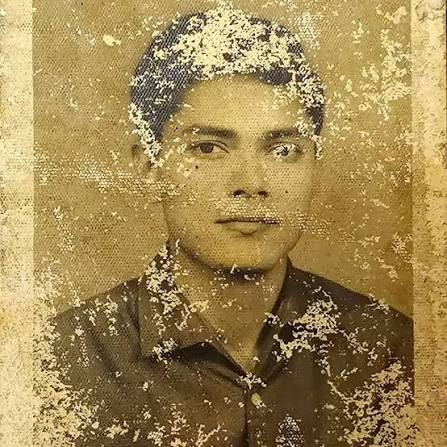
#> input picture test demos/teared.jpg, 447 x 447 px
$ python probe_damage_components.py '../test demos/teared.jpg'
#> lines starting #> are read from the running program, lines starting #| are printed output that depends on the picture; after the words box and inside, x2 and y2 are one past the last pixel; in counts of white or black regions, pixels touching at a corner belong together
"""
probe_damage_components.py — Characterise the connected components that
QualityAnalyzer counts as "damage", to separate impulse noise from real damage.

Real damage (tears, scratches, emulsion loss) forms a few large, spatially
clustered components. Impulse/film noise forms thousands of tiny components
spread uniformly over the whole frame. This probe prints the statistics that
tell the two apart.

Usage:
    PYTHONPATH=backend "C:/Program Files/Python312/python.exe" \
        scripts/probe_damage_components.py [image ...]
"""

from __future__ import annotations

import sys
from pathlib import Path

import cv2
import numpy as np

ROOT = Path(__file__).resolve().parents[1]
DEFAULT_IMAGES = [
    ROOT / "test_artifacts" / "sources" / "noise.jpg",
    ROOT / "test_artifacts" / "sources" / "teared.jpg",
]


def probe(path: Path) -> None:
    bgr = cv2.imread(str(path), cv2.IMREAD_COLOR)
#> bgr is the input picture: shape (447, 447, 3); mean B, G, R 84.1, 136.9, 161.6
    if bgr is None:
        print(f"!! cannot read {path}")
        return
    rgb = cv2.cvtColor(bgr, cv2.COLOR_BGR2RGB)
    h, w = rgb.shape[:2]
#> h = 447; w = 447
    gray = cv2.cvtColor(rgb, cv2.COLOR_RGB2GRAY)
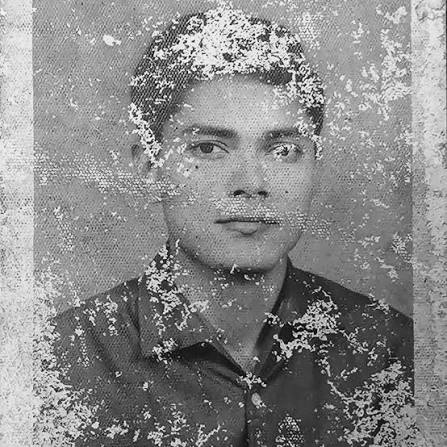
#> gray: shape (447, 447); min 1, max 253, mean 138.3

    # Mirror QualityAnalyzer.analyze's damage estimation exactly.
    k_size = max(15, min(31, int(max(h, w) * 0.02))) | 1
#> k_size = 15
    kernel = cv2.getStructuringElement(cv2.MORPH_ELLIPSE, (k_size, k_size))
    tophat = cv2.morphologyEx(cv2.medianBlur(gray, 3), cv2.MORPH_TOPHAT, kernel)
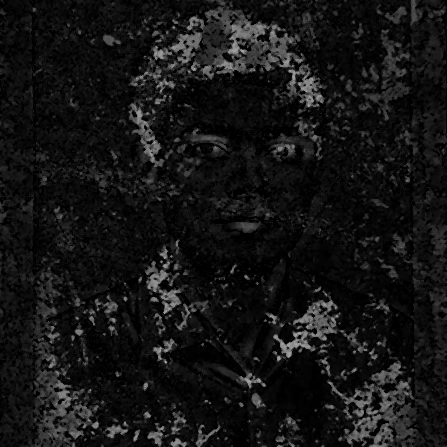
#> tophat: shape (447, 447); min 0, max 166, mean 20.3
    tophat_f = tophat.astype(np.float32)
    thr = max(28.0, float(np.mean(tophat_f) + 2.5 * np.std(tophat_f)))
#> thr = 84.85
    bright = (tophat >= thr).astype(np.uint8) * 255
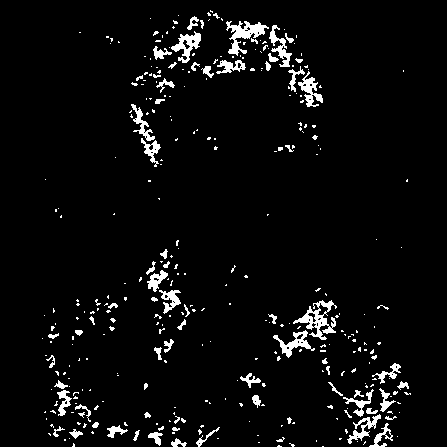
#> bright: shape (447, 447); 4.6% white; 343 white regions (268 under 20 px), largest, box (x1, y1, x2, y2) and area: (293, 300, 337, 340) 622, (226, 21, 269, 56) 579, (171, 31, 201, 63) 398

    min_area = max(4, int(h * w * 0.00025))
#> min_area = 49
    max_area = max(min_area + 1, int(h * w * 0.35))
#> max_area = 69933
    n, labels, stats, cents = cv2.connectedComponentsWithStats(bright, connectivity=8)
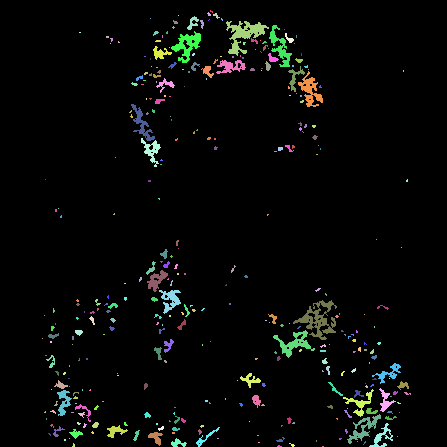
#> labels: shape (447, 447) int32; 344 distinct labels, from 0 to 343; one colour per label, 0 black
#> n = 344; stats = 344 rows, first 6: [0, 0, 447, 447, 190617], [210, 10, 3, 3, 5], [207, 12, 4, 4, 10], [213, 13, 7, 6, 18], [178, 15, 1, 1, 1], [187, 16, 12, 14, 73]; cents = 344 pairs, first value 42 to 406.9, second value 11 to 446

    kept_areas, kept_cents = [], []
    for i in range(1, n):
        area = int(stats[i, cv2.CC_STAT_AREA])
        if area < min_area or area > max_area:
            continue
        cw = int(stats[i, cv2.CC_STAT_WIDTH])
        ch = int(stats[i, cv2.CC_STAT_HEIGHT])
        extent = area / max(float(cw * ch), 1.0)
        scratch_like = max(cw, ch) >= 8 and min(cw, ch) <= max(3, int(0.2 * max(cw, ch)))
        flake_like = extent >= 0.12
        if scratch_like or flake_like:
            kept_areas.append(area)
            kept_cents.append(cents[i])
#> this loop made 343 passes
#> (area, cw, ch, extent) on passes 5, 11, 12: (73, 12, 14, 0.435), (579, 43, 35, 0.385), (330, 23, 42, 0.342)
#> after the loop, kept_areas = 35 values, max 622 at index 15, min 52 at index 5, mean 184.3; kept_cents = 35 pairs, first value 60.42 to 402.9, second value 22.55 to 442.8

    kept_areas_a = np.asarray(kept_areas, dtype=np.float64)
#> kept_areas_a has the same summary as kept_areas
    total_px = h * w
#> total_px = 199809
    damage_px = float(kept_areas_a.sum()) if kept_areas else 0.0
#> damage_px = 6450

    print(f"\n=== {path.name}  {w}x{h} ({total_px} px) ===")
#| === teared.jpg  447x447 (199809 px) ===
    print(f"  tophat kernel     : {k_size} px  ({k_size / max(h, w) * 100:.1f}% of long edge)")
#|   tophat kernel     : 15 px  (3.4% of long edge)
    print(f"  bright threshold  : {thr:.1f}")
#|   bright threshold  : 84.8
    print(f"  raw components    : {n - 1}")
#|   raw components    : 343
    print(f"  min/max area gate : {min_area} .. {max_area} px")
#|   min/max area gate : 49 .. 69933 px
    print(f"  kept components   : {len(kept_areas)}")
#|   kept components   : 35
    print(f"  damage coverage   : {damage_px / total_px * 100:.2f}%")
#|   damage coverage   : 3.23%
    if not kept_areas:
        return
    print(f"  component area    : median={np.median(kept_areas_a):.0f} "
          f"mean={kept_areas_a.mean():.1f} max={kept_areas_a.max():.0f}")
#|   component area    : median=125 mean=184.3 max=622
    print(f"  largest component : {kept_areas_a.max() / total_px * 100:.3f}% of frame")
#|   largest component : 0.311% of frame
    print(f"  density           : {len(kept_areas) / (total_px / 10000):.1f} components "
          f"per 100x100 px block")
#|   density           : 1.8 components per 100x100 px block

    # Spatial uniformity: how evenly the components spread over a 4x4 grid.
    # Uniform spread (noise) -> occupancy near 1.0 and low coefficient of
    # variation. Clustered damage -> many empty cells, high CV.
    gy, gx = 4, 4
    cell = np.zeros((gy, gx), dtype=np.int32)
    for cx, cy in kept_cents:
        j = min(gx - 1, int(cx / w * gx))
        i = min(gy - 1, int(cy / h * gy))
        cell[i, j] += 1
#> this loop made 35 passes
#> (cx, cy, j, i) on passes 1 to 12: (192.5, 22.55, 1, 0), (243.7, 33.96, 2, 0), (279.7, 47.02, 2, 0), (186.8, 44.93, 1, 0), (160.1, 52.78, 1, 0), (272.1, 58.04, 2, 0), (230.3, 66.09, 2, 0), (207.3, 70.82, 1, 0), (294.5, 77.54, 2, 0), (310, 90.43, 2, 0), (165, 84.15, 1, 0), (141.6, 123.7, 1, 1)
#> after the loop, cell = [[0, 5, 6, 0], [0, 2, 0, 0], [0, 2, 1, 0], [4, 6, 3, 6]]
    occupancy = float(np.count_nonzero(cell)) / cell.size
#> occupancy = 0.562
    cv_ = float(cell.std() / (cell.mean() + 1e-6))
#> cv_ = 1.09
    print(f"  grid occupancy    : {occupancy:.2f} (1.00 = every cell has damage)")
#|   grid occupancy    : 0.56 (1.00 = every cell has damage)
    print(f"  grid CV           : {cv_:.2f} (low = uniform => noise, high = clustered)")
#|   grid CV           : 1.09 (low = uniform => noise, high = clustered)
    print(f"  per-cell counts   :\n{cell}")
#|   per-cell counts   :
#| [[0 5 6 0]
#|  [0 2 0 0]
#|  [0 2 1 0]
#|  [4 6 3 6]]


def main(paths: list[Path]) -> int:
    for p in paths:
        probe(p)
    return 0


if __name__ == "__main__":
    args = [Path(a) for a in sys.argv[1:]] or DEFAULT_IMAGES
    raise SystemExit(main(args))
#> (the program exits here)

$ run again, with test demos/bw.jpg copied over test demos/teared.jpg
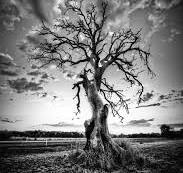
#> input picture test demos/bw.jpg, 183 x 173 px
#> in probe, bgr is the input picture: shape (173, 183, 3); min 0, max 255, mean 124.2
#> in probe, `tophat = cv2.morphologyEx(cv2.medianBlur(gray, 3), cv2.MORPH_TOPHAT, k..`:
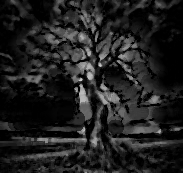
#> tophat: shape (173, 183); min 0, max 205, mean 31.9
#> thr = 121.3
#> bright: shape (173, 183); 2.8% white; 55 white regions (40 under 20 px), largest, box (x1, y1, x2, y2) and area: (79, 84, 88, 104) 113, (78, 62, 94, 72) 90, (105, 93, 119, 103) 72
#> in probe, `n, labels, stats, cents = cv2.connectedComponentsWithStats(bright, con..`:
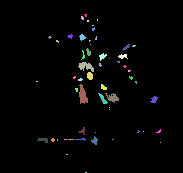
#> labels: shape (173, 183) int32; 56 distinct labels, from 0 to 55; one colour per label, 0 black
#> n = 56; stats = 56 rows, first 6: [0, 0, 183, 173, 30775], [84, 14, 3, 3, 7], [81, 16, 3, 4, 10], [97, 19, 1, 2, 2], [87, 20, 2, 2, 4], [92, 25, 2, 1, 2]; cents = 56 pairs, first value 36.5 to 160, second value 14.86 to 172
#> the loop in probe, `for i in range(1, n):` made 55 passes
#> (area, cw, ch, extent, scratch_like) on passes 8, 14, 16, 18, 19, 22, 26, 32: (29, 7, 7, 0.592, False), (22, 8, 6, 0.458, False), (25, 5, 8, 0.625, False), (33, 8, 8, 0.516, False), (31, 10, 5, 0.62, False), (90, 16, 10, 0.562, False), (40, 6, 8, 0.833, False), (113, 9, 20, 0.628, False)
#> after the loop in probe, `for i in range(1, n):`: kept_areas = 30 values, max 113 at index 18, min 7 at index 0, mean 26.97; kept_cents = 30 pairs, first value 42.81 to 158.6, second value 14.86 to 140.4
#> kept_areas_a has the same summary as kept_areas
#> damage_px = 809
#| === teared.jpg  183x173 (31659 px) ===
#|   tophat kernel     : 15 px  (8.2% of long edge)
#|   bright threshold  : 121.3
#|   raw components    : 55
#|   min/max area gate : 7 .. 11080 px
#|   kept components   : 30
#|   damage coverage   : 2.56%
#|   component area    : median=19 mean=27.0 max=113
#|   largest component : 0.357% of frame
#|   density           : 9.5 components per 100x100 px block
#> the loop in probe, `for cx, cy in kept_cents:` made 30 passes
#> (cx, cy, j, i) on passes 1 to 8: (85.29, 14.86, 1, 0), (82, 17.5, 1, 0), (93, 28.67, 2, 0), (70, 35.94, 1, 0), (81.9, 36.9, 1, 0), (49.43, 36.86, 1, 0), (125.9, 46.82, 2, 1), (88.08, 51.8, 1, 1)
#> after the loop in probe, `for cx, cy in kept_cents:`: cell = [[0, 5, 1, 0], [0, 6, 6, 0], [0, 2, 3, 1], [1, 3, 1, 1]]
#> occupancy = 0.688
#> cv_ = 1.1
#|   grid occupancy    : 0.69 (1.00 = every cell has damage)
#|   grid CV           : 1.10 (low = uniform => noise, high = clustered)
#|   per-cell counts   :
#| [[0 5 1 0]
#|  [0 6 6 0]
#|  [0 2 3 1]
#|  [1 3 1 1]]

$ run again, with test demos/image1.jpeg copied over test demos/teared.jpg
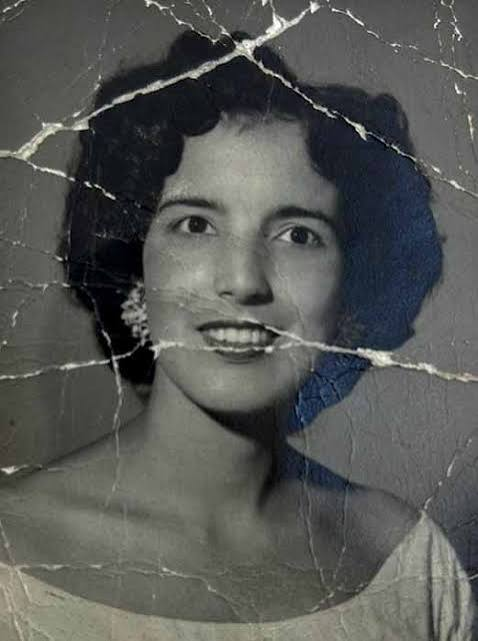
#> input picture test demos/image1.jpeg, 478 x 641 px
#> in probe, bgr is the input picture: shape (641, 478, 3); mean B, G, R 84.9, 87.7, 85.9
#> thr = 46.11
#> in probe, `bright = (tophat >= thr).astype(np.uint8) * 255`:
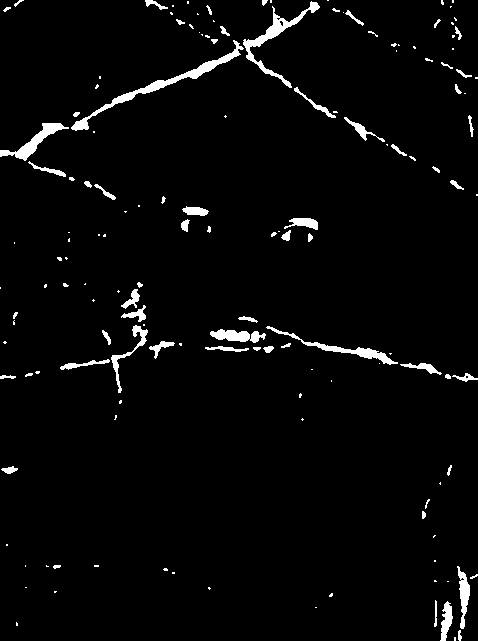
#> bright: shape (641, 478); 3% white; 149 white regions (87 under 20 px), largest, box (x1, y1, x2, y2) and area: (71, 40, 244, 131) 1231, (243, 1, 320, 88) 963, (266, 326, 398, 365) 660
#> in probe, `n, labels, stats, cents = cv2.connectedComponentsWithStats(bright, con..`:
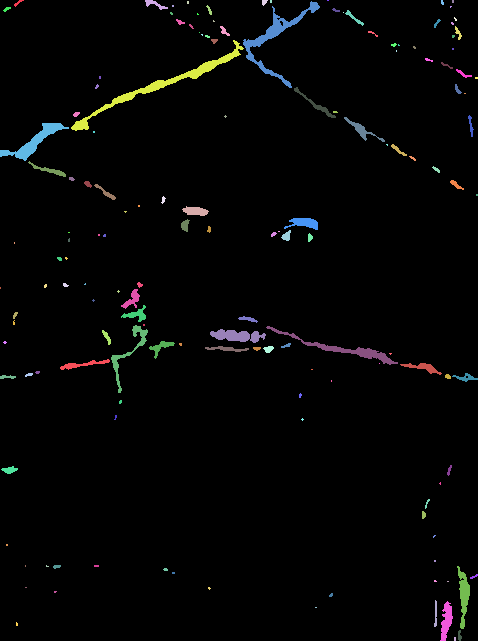
#> labels: shape (641, 478) int32; 150 distinct labels, from 0 to 149; one colour per label, 0 black
#> n = 150; stats = 150 rows, first 6: [0, 0, 478, 641, 297085], [14, 0, 10, 7, 24], [145, 0, 23, 10, 87], [187, 1, 2, 3, 6], [262, 0, 6, 6, 24], [270, 0, 2, 3, 6]; cents = 150 pairs, first value 0 to 476.5, second value 0 to 638.5
#> the loop in probe, `for i in range(1, n):` made 149 passes
#> (area, cw, ch, extent, scratch_like, flake_like) on passes 2, 6, 33, 46, 52, 53, 58, 63: (87, 23, 10, 0.378, False, True), (963, 77, 87, 0.144, False, True), (1231, 173, 91, 0.0782, False, False), (173, 42, 31, 0.133, False, True), (201, 41, 25, 0.196, False, True), (654, 69, 38, 0.249, False, True), (140, 38, 16, 0.23, False, True), (86, 22, 16, 0.244, False, True)
#> after the loop in probe, `for i in range(1, n):`: kept_areas = [87, 963, 173, 201, 654, 140, 86, 179, 239, 155, 161, 385, 660, 469, 150, 131, 183, 184, 95, 79, 392, 293]; kept_cents = 22 items, first 6: [154.6, 3.98], [274.9, 37.81], [315.5, 104.2], [361.3, 129.6], [34.14, 141.1], [48.74, 169.8]
#> kept_areas_a = 22 values, max 963 at index 1, min 79 at index 19, mean 275.4
#> damage_px = 6059
#| === teared.jpg  478x641 (306398 px) ===
#|   tophat kernel     : 15 px  (2.3% of long edge)
#|   bright threshold  : 46.1
#|   raw components    : 149
#|   min/max area gate : 76 .. 107239 px
#|   kept components   : 22
#|   damage coverage   : 1.98%
#|   component area    : median=181 mean=275.4 max=963
#|   largest component : 0.314% of frame
#|   density           : 0.7 components per 100x100 px block
#> the loop in probe, `for cx, cy in kept_cents:` made 22 passes
#> (cx, cy, j, i) on passes 1 to 8: (154.6, 3.98, 1, 0), (274.9, 37.81, 2, 0), (315.5, 104.2, 2, 0), (361.3, 129.6, 3, 0), (34.14, 141.1, 0, 0), (48.74, 169.8, 0, 1), (105.4, 192.1, 0, 1), (195.1, 210.7, 1, 1)
#> after the loop in probe, `for cx, cy in kept_cents:`: cell = [[1, 1, 2, 1], [2, 3, 1, 0], [2, 4, 1, 2], [0, 0, 0, 2]]
#> occupancy = 0.75
#> cv_ = 0.808
#|   grid occupancy    : 0.75 (1.00 = every cell has damage)
#|   grid CV           : 0.81 (low = uniform => noise, high = clustered)
#|   per-cell counts   :
#| [[1 1 2 1]
#|  [2 3 1 0]
#|  [2 4 1 2]
#|  [0 0 0 2]]
